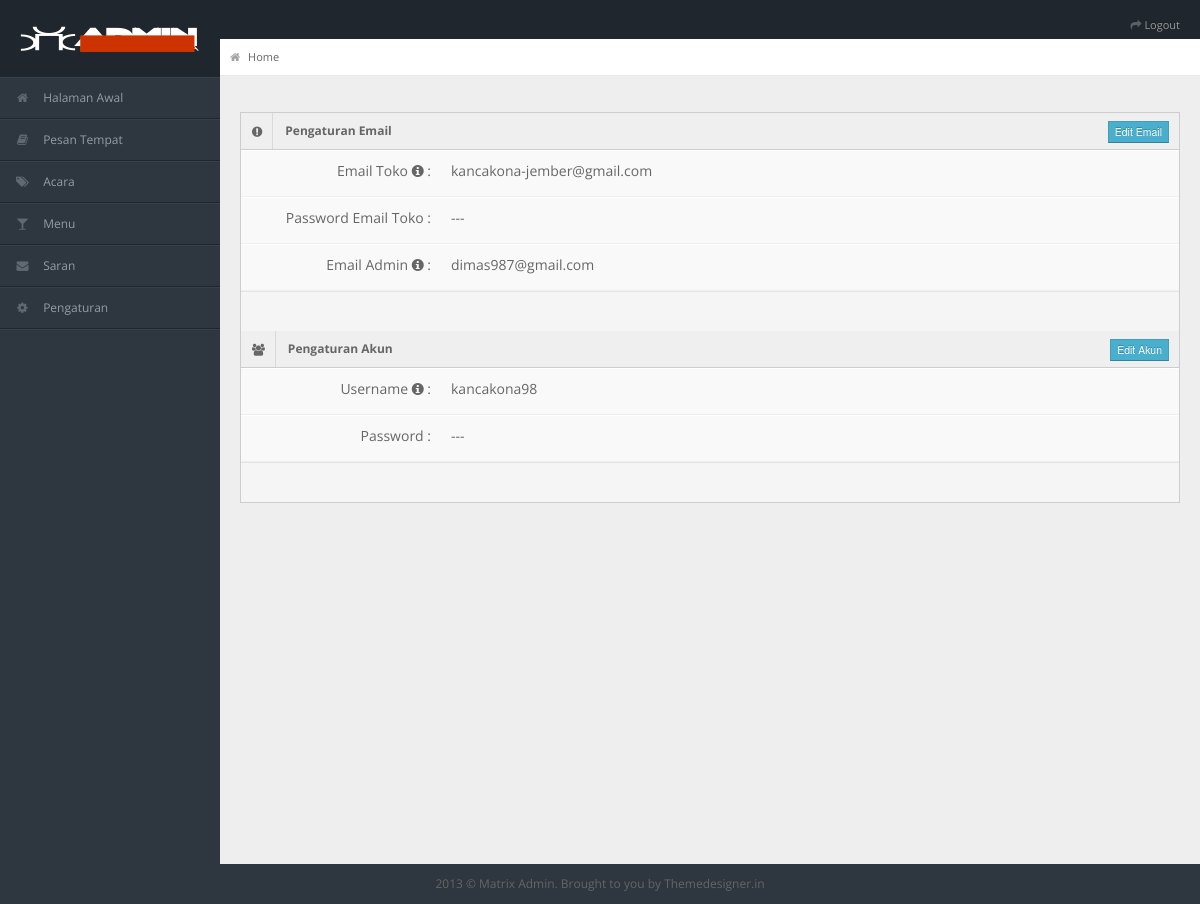
Page /Admin/Pengaturan on the committed database.
### tables this page shows
CREATE TABLE `pengaturan` (
  `id` int(11) NOT NULL,
  `email_toko` varchar(30) NOT NULL,
  `pass_email_toko` varchar(225) NOT NULL,
  `email_admin` varchar(30) NOT NULL,
  `username` varchar(11) NOT NULL,
  `password` varchar(225) NOT NULL
);

### application/controllers/Admin.php (called while the page is built, shortened)
<?php
class Admin extends CI_Controller {
	function __construct() {
			$this->load->model('M_aksiadmin');
			$this->load->view('admin/head');
			$this->load->view('admin/navigation');
			$this->load->view('admin/content');
	}
	public function pengaturan(){
		$data = $this->M_aksiadmin->getPengaturan();
		$this->load->view('admin/konten/pengaturan', array('data'=>$data));
		$this->load->view('admin/footer');
	}
}
?>

### index.php (called while the page is built, shortened)
<?php
require_once BASEPATH.'core/CodeIgniter.php';

### application/models/m_aksiadmin.php (called while the page is built, shortened)
<?php
class M_aksiadmin extends CI_Model {
	public function getPengaturan(){
		$this->db->limit(1);
		$data = $this->db->get('pengaturan');
		return($data->row());
	}
}
?>

### application/views/admin/konten/pengaturan.php (the view, shortened to what this page needs)
<div class="row-fluid">
    <div class="span12">
      <div class="widget-box">
        <div class="widget-title"> <span class="icon"> <i class="icon-exclamation-sign"></i> </span>
          <h5>Pengaturan Email </h5>
          <button class=" btn btn-mini btn-info buttons" id="edit-email">Edit Email</button>
        </div>
        <div class="widget-content nopadding r-detail-widget">
          <form action="
          <?php	echo base_url('AksiAdminPengaturan/updateEmail');?>"
          method="post" class="form-horizontal">
            <div class="control-group">
              <label class="control-label">Email Toko
              <span class="icon tip-top" data-original-title="Email untuk pengirim notifikasi" >
                  <i class="icon icon-info-sign"></i></span> :</label>
              	  <div class="controls c-kanan a-email">
              	  	<label class="control-label label-kanan"><?php  if(isset($data)){echo $data->email_toko;}?></label>
              	  </div>
            </div>
            <div class="control-group">
              <label class="control-label">Password Email Toko :</label>
              	  <div class="controls c-kanan a-email">
              	  	<label class="control-label label-kanan">---</label>
              	  </div>
            </div>
            <div class="control-group">
              <label class="control-label">Email Admin
              <span class="icon tip-top" data-original-title="Email yang akan dituju sebagai notifikasi" >
                  <i class="icon icon-info-sign"></i></span> :</label>
              	  <div class="controls c-kanan a-email">
              	  	<label class="control-label label-kanan"><?php  if(isset($data)){echo $data->email_admin;}?></label>
              	  </div>
            </div>
        <div class="form-actions">
        </div>
        </form>
        <div class="widget-title"><span class="icon"> <i class="icon-group"></i> </span>
          <h5>Pengaturan Akun </h5>
          <button class=" btn btn-mini btn-info buttons" id="edit-akun">Edit Akun</button>
        </div>
        <form class="form-horizontal" action="<?php echo base_url('AksiAdminPengaturan/updateAkun') ?>" method="post">
            <div class="control-group">
              <label class="control-label">Username
              <span class="icon tip-top" data-original-title="Sebagai akun untuk masuk halaman admin" >
                  <i class="icon icon-info-sign"></i>
              </span> :</label>
              	  <div class="controls c-kanan a-akun">
              	  	<label class="control-label label-kanan"><?php  if(isset($data)){echo $data->username;}?></label>
              	  </div>
            </div>
            <div class="control-group">
              <label class="control-label">Password :</label>
              	  <div class="controls c-kanan a-akun">
              	  	<label class="control-label label-kanan">---</label>
              	  </div>
            </div>
            <div class="form-actions">
            </div>
            </form>
        </div>
      </div>
</div></div>
</div>
</div>
</div>

### assets/admin/css/matrix-style.css (style rules this page uses)
* { outline:none !important; -moz-outline: none !important; }
html, body { height:100% }
body { overflow-x: hidden; margin-top: -10px; font-family: 'Open Sans', sans-serif; font-size:12px; color:#666; }
select, textarea, input[type="text"], input[type="password"], input[type="datetime"], input[type="datetime-local"], input[type="date"], input[type="month"], input[type="time"], input[type="week"], input[type="number"], input[type="email"], input[type="url"], input[type="search"], input[type="tel"], input[type="color"], .uneditable-input, .label, .dropdown-menu, .btn, .well, .progress, .table-bordered, .btn-group > .btn:first-child, .btn-group > .btn:last-child, .btn-group > .btn:last-child, .btn-group > .dropdown-toggle, .alert { border-radius:0px; }
.btn, textarea, input[type="text"], input[type="password"], input[type="datetime"], input[type="datetime-local"], input[type="date"], input[type="month"], input[type="time"], input[type="week"], input[type="number"], input[type="email"], input[type="url"], input[type="search"], input[type="tel"], input[type="color"], .uneditable-input { box-shadow:none; }
.progress, .progress-success .bar, .progress .bar-success, .progress-warning .bar, .progress .bar-warning, .progress-danger .bar, .progress .bar-danger, .progress-info .bar, .progress .bar-info, .btn, .btn-primary { background-image:none; }
.form-horizontal .form-actions { padding-left:20px; }
.container-fluid .row-fluid:first-child { margin-top: 20px; }
.stat-boxes .peity_bar_good, .stat-boxes .peity_line_good, { color: #459D1C; }
.widget-box { background: none repeat scroll 0 0 #F9F9F9; border-left: 1px solid #CDCDCD; border-top: 1px solid #CDCDCD; border-right: 1px solid #CDCDCD; clear: both; margin-top: 16px; margin-bottom: 16px; position: relative; }
.widget-title, .modal-header, .table th, div.dataTables_wrapper .ui-widget-header { background:#efefef; border-bottom: 1px solid #CDCDCD; height: 36px; }
.widget-title span.icon { padding: 9px 10px 7px 11px; float: left; border-right:1px solid #dadada; }
.widget-title h5 { color: #666; float: left; font-size: 12px; font-weight: bold; padding: 12px; line-height: 12px; margin: 0; }
.widget-title .buttons { float: right; margin: 8px 10px 0 0; }
.widget-content { padding:15px; border-bottom: 1px solid #cdcdcd; }
.nopadding { padding: 0 !important; }
form { margin-bottom: 0; }
.form-horizontal .control-group { border-top: 1px solid #ffffff; border-bottom: 1px solid #eeeeee; margin-bottom: 0; }
.form-horizontal .control-label { padding-top: 15px; width: 180px; }
.form-horizontal .controls { margin-left: 200px; padding: 10px 0; }
.form-horizontal .form-actions { margin-top: 0; margin-bottom: 0; }

### assets/admin/css/matrix-media.css (style rules this page uses)
body { background:#2E363F; }

### assets/admin/css/mystyle.css (style rules this page uses)
.label-kanan { text-align: left!important; width: auto!important; }
.c-kanan { padding: 0px 0px!important; }
.r-detail-widget .form-horizontal .control-label { padding:10px }
div.controls { vertical-align: middle; }

### rows in the picture
pengaturan: email_toko "kancakona-jember@gmail.com", email_admin "dimas987@gmail.com", username "kancakona98"
